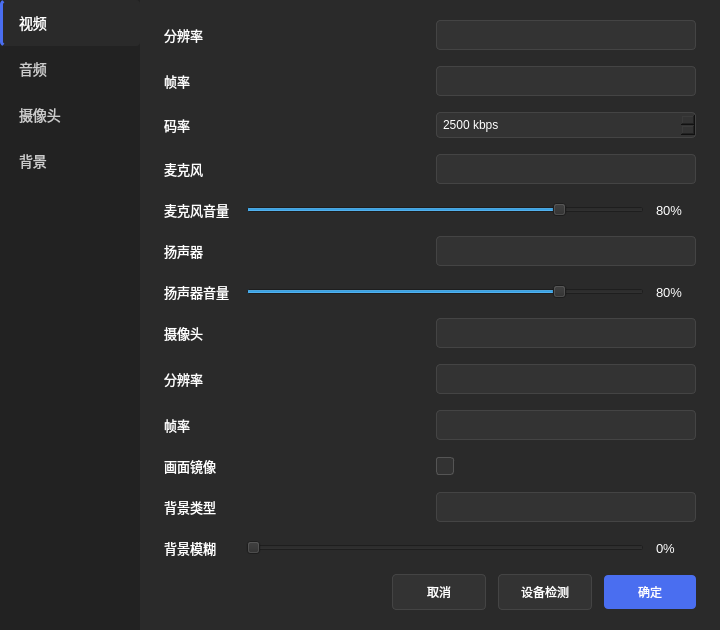
<?xml version="1.0" encoding="UTF-8"?>
<ui version="4.0">
	<class>SettingsPanel</class>
	<widget class="QDialog" name="SettingsPanel">
		<property name="geometry">
			<rect>
				<x>0</x>
				<y>0</y>
				<width>720</width>
				<height>520</height>
			</rect>
		</property>
		<property name="windowTitle">
			<string>设置</string>
		</property>
		<property name="styleSheet">
			<string notr="true">QDialog { background-color: #2a2a2a; color: #ffffff; }
QWidget { background-color: #2a2a2a; color: #ffffff; }
QLabel { color: #ffffff; }
QCheckBox { color: #ffffff; }
QCheckBox::indicator { width: 16px; height: 16px; border: 1px solid #555555; border-radius: 3px; background-color: #333333; }
QCheckBox::indicator:checked { background-color: #4a6ef0; border-color: #4a6ef0; }
QSpinBox { background-color: #333333; color: #ffffff; border: 1px solid #444444; border-radius: 4px; padding: 4px; }
QComboBox { background-color: #333333; color: #ffffff; border: 1px solid #444444; border-radius: 4px; padding: 6px; min-width: 120px; combobox-popup: 0; }
QComboBox::drop-down { width: 20px; border: none; }
QComboBox::down-arrow { image: url(:/images/Frame_Tri.png); width: 10px; height: 10px; }
QPushButton { background-color: #333333; color: #ffffff; border: 1px solid #444444; border-radius: 4px; padding: 8px 16px; min-width: 60px; }
QPushButton:hover { background-color: #444444; border-color: #4a6ef0; }
QPushButton:pressed { background-color: #555555; }
QPushButton:checked { background-color: #4a6ef0; border-color: #4a6ef0; }
#navWidget { background-color: #222222; }
#navWidget QPushButton { background-color: transparent; color: #cccccc; border: none; border-left: 3px solid transparent; text-align: left; padding: 12px 16px; font-size: 14px; }
#navWidget QPushButton:hover { background-color: #333333; color: #ffffff; }
#navWidget QPushButton:checked { background-color: #2a2a2a; color: #ffffff; border-left-color: #4a6ef0; }
#contentWidget { background-color: #2a2a2a; }
#contentWidget QLabel { font-size: 13px; }</string>
		</property>
		<layout class="QHBoxLayout" name="horizontalLayout_main">
			<property name="spacing">
				<number>0</number>
			</property>
			<property name="leftMargin">
				<number>0</number>
			</property>
			<property name="topMargin">
				<number>0</number>
			</property>
			<property name="rightMargin">
				<number>0</number>
			</property>
			<property name="bottomMargin">
				<number>0</number>
			</property>
			<item>
				<widget class="QWidget" name="navWidget" native="true">
					<property name="minimumSize">
						<size>
							<width>140</width>
							<height>0</height>
						</size>
					</property>
					<property name="maximumSize">
						<size>
							<width>160</width>
							<height>16777215</height>
						</size>
					</property>
					<layout class="QVBoxLayout" name="verticalLayout_nav">
						<property name="spacing">
							<number>0</number>
						</property>
						<property name="leftMargin">
							<number>0</number>
						</property>
						<property name="topMargin">
							<number>0</number>
						</property>
						<property name="rightMargin">
							<number>0</number>
						</property>
						<property name="bottomMargin">
							<number>0</number>
						</property>
						<item>
							<widget class="QPushButton" name="pushButton_video">
								<property name="text">
									<string>视频</string>
								</property>
								<property name="checkable">
									<bool>true</bool>
								</property>
								<property name="checked">
									<bool>true</bool>
								</property>
							</widget>
						</item>
						<item>
							<widget class="QPushButton" name="pushButton_audio">
								<property name="text">
									<string>音频</string>
								</property>
								<property name="checkable">
									<bool>true</bool>
								</property>
							</widget>
						</item>
						<item>
							<widget class="QPushButton" name="pushButton_camera">
								<property name="text">
									<string>摄像头</string>
								</property>
								<property name="checkable">
									<bool>true</bool>
								</property>
							</widget>
						</item>
						<item>
							<widget class="QPushButton" name="pushButton_background">
								<property name="text">
									<string>背景</string>
								</property>
								<property name="checkable">
									<bool>true</bool>
								</property>
							</widget>
						</item>
						<item>
							<spacer name="verticalSpacer_nav">
								<property name="orientation">
									<enum>Qt::Vertical</enum>
								</property>
								<property name="sizeHint" stdset="0">
									<size>
										<width>20</width>
										<height>40</height>
									</size>
								</property>
							</spacer>
						</item>
					</layout>
				</widget>
			</item>
			<item>
				<widget class="QWidget" name="contentWidget" native="true">
					<layout class="QVBoxLayout" name="verticalLayout_content">
						<property name="spacing">
							<number>16</number>
						</property>
						<property name="leftMargin">
							<number>24</number>
						</property>
						<property name="topMargin">
							<number>20</number>
						</property>
						<property name="rightMargin">
							<number>24</number>
						</property>
						<property name="bottomMargin">
							<number>20</number>
						</property>
						<item>
							<widget class="QWidget" name="page_video" native="true">
								<layout class="QVBoxLayout" name="verticalLayout_video">
									<property name="spacing">
										<number>16</number>
									</property>
									<property name="leftMargin">
										<number>0</number>
									</property>
									<property name="topMargin">
										<number>0</number>
									</property>
									<property name="rightMargin">
										<number>0</number>
									</property>
									<property name="bottomMargin">
										<number>0</number>
									</property>
									<item>
										<layout class="QHBoxLayout" name="horizontalLayout_video">
											<property name="spacing">
												<number>12</number>
											</property>
											<item>
												<widget class="QLabel" name="label_video">
													<property name="text">
														<string>分辨率</string>
													</property>
													<property name="minimumSize">
														<size>
															<width>70</width>
															<height>0</height>
														</size>
													</property>
												</widget>
											</item>
											<item>
												<widget class="QComboBox" name="comboBox_video"/>
											</item>
										</layout>
									</item>
									<item>
										<layout class="QHBoxLayout" name="horizontalLayout_fps">
											<property name="spacing">
												<number>12</number>
											</property>
											<item>
												<widget class="QLabel" name="label_fps">
													<property name="text">
														<string>帧率</string>
													</property>
													<property name="minimumSize">
														<size>
															<width>70</width>
															<height>0</height>
														</size>
													</property>
												</widget>
											</item>
											<item>
												<widget class="QComboBox" name="comboBox_fps"/>
											</item>
										</layout>
									</item>
									<item>
										<layout class="QHBoxLayout" name="horizontalLayout_bitrate">
											<property name="spacing">
												<number>12</number>
											</property>
											<item>
												<widget class="QLabel" name="label_bitrate">
													<property name="text">
														<string>码率</string>
													</property>
													<property name="minimumSize">
														<size>
															<width>70</width>
															<height>0</height>
														</size>
													</property>
												</widget>
											</item>
											<item>
												<widget class="QSpinBox" name="spinBox_bitrate">
													<property name="minimum">
														<number>200</number>
													</property>
													<property name="maximum">
														<number>50000</number>
													</property>
													<property name="value">
														<number>2500</number>
													</property>
													<property name="suffix">
														<string> kbps</string>
													</property>
												</widget>
											</item>
										</layout>
									</item>
								</layout>
							</widget>
						</item>
						<item>
							<widget class="QWidget" name="page_audio" native="true">
								<layout class="QVBoxLayout" name="verticalLayout_audio">
									<property name="spacing">
										<number>16</number>
									</property>
									<property name="leftMargin">
										<number>0</number>
									</property>
									<property name="topMargin">
										<number>0</number>
									</property>
									<property name="rightMargin">
										<number>0</number>
									</property>
									<property name="bottomMargin">
										<number>0</number>
									</property>
									<item>
										<layout class="QHBoxLayout" name="horizontalLayout_mic">
											<property name="spacing">
												<number>12</number>
											</property>
											<item>
												<widget class="QLabel" name="label_mic">
													<property name="text">
														<string>麦克风</string>
													</property>
													<property name="minimumSize">
														<size>
															<width>70</width>
															<height>0</height>
														</size>
													</property>
												</widget>
											</item>
											<item>
												<widget class="QComboBox" name="comboBox_mic"/>
											</item>
										</layout>
									</item>
									<item>
										<layout class="QHBoxLayout" name="horizontalLayout_micVolume">
											<property name="spacing">
												<number>12</number>
											</property>
											<item>
												<widget class="QLabel" name="label_micVolume">
													<property name="text">
														<string>麦克风音量</string>
													</property>
													<property name="minimumSize">
														<size>
															<width>70</width>
															<height>0</height>
														</size>
													</property>
												</widget>
											</item>
											<item>
												<widget class="QSlider" name="slider_micVolume">
													<property name="minimum">
														<number>0</number>
													</property>
													<property name="maximum">
														<number>100</number>
													</property>
													<property name="value">
														<number>80</number>
													</property>
													<property name="orientation">
														<enum>Qt::Horizontal</enum>
													</property>
													<property name="tickPosition">
														<enum>QSlider::NoTicks</enum>
													</property>
												</widget>
											</item>
											<item>
												<widget class="QLabel" name="label_micVolumeValue">
													<property name="text">
														<string>80%</string>
													</property>
													<property name="minimumSize">
														<size>
															<width>40</width>
															<height>0</height>
														</size>
													</property>
												</widget>
											</item>
										</layout>
									</item>
									<item>
										<layout class="QHBoxLayout" name="horizontalLayout_speaker">
											<property name="spacing">
												<number>12</number>
											</property>
											<item>
												<widget class="QLabel" name="label_speaker">
													<property name="text">
														<string>扬声器</string>
													</property>
													<property name="minimumSize">
														<size>
															<width>70</width>
															<height>0</height>
														</size>
													</property>
												</widget>
											</item>
											<item>
												<widget class="QComboBox" name="comboBox_speaker"/>
											</item>
										</layout>
									</item>
									<item>
										<layout class="QHBoxLayout" name="horizontalLayout_speakerVolume">
											<property name="spacing">
												<number>12</number>
											</property>
											<item>
												<widget class="QLabel" name="label_speakerVolume">
													<property name="text">
														<string>扬声器音量</string>
													</property>
													<property name="minimumSize">
														<size>
															<width>70</width>
															<height>0</height>
														</size>
													</property>
												</widget>
											</item>
											<item>
												<widget class="QSlider" name="slider_speakerVolume">
													<property name="minimum">
														<number>0</number>
													</property>
													<property name="maximum">
														<number>100</number>
													</property>
													<property name="value">
														<number>80</number>
													</property>
													<property name="orientation">
														<enum>Qt::Horizontal</enum>
													</property>
													<property name="tickPosition">
														<enum>QSlider::NoTicks</enum>
													</property>
												</widget>
											</item>
											<item>
												<widget class="QLabel" name="label_speakerVolumeValue">
													<property name="text">
														<string>80%</string>
													</property>
													<property name="minimumSize">
														<size>
															<width>40</width>
															<height>0</height>
														</size>
													</property>
												</widget>
											</item>
										</layout>
									</item>
								</layout>
							</widget>
						</item>
						<item>
							<widget class="QWidget" name="page_camera" native="true">
								<layout class="QVBoxLayout" name="verticalLayout_camera">
									<property name="spacing">
										<number>16</number>
									</property>
									<property name="leftMargin">
										<number>0</number>
									</property>
									<property name="topMargin">
										<number>0</number>
									</property>
									<property name="rightMargin">
										<number>0</number>
									</property>
									<property name="bottomMargin">
										<number>0</number>
									</property>
									<item>
										<layout class="QHBoxLayout" name="horizontalLayout_camera">
											<property name="spacing">
												<number>12</number>
											</property>
											<item>
												<widget class="QLabel" name="label_camera">
													<property name="text">
														<string>摄像头</string>
													</property>
													<property name="minimumSize">
														<size>
															<width>70</width>
															<height>0</height>
														</size>
													</property>
												</widget>
											</item>
											<item>
												<widget class="QComboBox" name="comboBox_camera"/>
											</item>
										</layout>
									</item>
									<item>
										<layout class="QHBoxLayout" name="horizontalLayout_camResolution">
											<property name="spacing">
												<number>12</number>
											</property>
											<item>
												<widget class="QLabel" name="label_camResolution">
													<property name="text">
														<string>分辨率</string>
													</property>
													<property name="minimumSize">
														<size>
															<width>70</width>
															<height>0</height>
														</size>
													</property>
												</widget>
											</item>
											<item>
												<widget class="QComboBox" name="comboBox_camResolution"/>
											</item>
										</layout>
									</item>
									<item>
										<layout class="QHBoxLayout" name="horizontalLayout_camFps">
											<property name="spacing">
												<number>12</number>
											</property>
											<item>
												<widget class="QLabel" name="label_camFps">
													<property name="text">
														<string>帧率</string>
													</property>
													<property name="minimumSize">
														<size>
															<width>70</width>
															<height>0</height>
														</size>
													</property>
												</widget>
											</item>
											<item>
												<widget class="QComboBox" name="comboBox_camFps"/>
											</item>
										</layout>
									</item>
									<item>
										<layout class="QHBoxLayout" name="horizontalLayout_mirror">
											<property name="spacing">
												<number>12</number>
											</property>
											<item>
												<widget class="QLabel" name="label_mirror">
													<property name="text">
														<string>画面镜像</string>
													</property>
													<property name="minimumSize">
														<size>
															<width>70</width>
															<height>0</height>
														</size>
													</property>
												</widget>
											</item>
											<item>
												<widget class="QCheckBox" name="checkBox_mirror"/>
											</item>
										</layout>
									</item>
								</layout>
							</widget>
						</item>
						<item>
							<widget class="QWidget" name="page_background" native="true">
								<layout class="QVBoxLayout" name="verticalLayout_background">
									<property name="spacing">
										<number>16</number>
									</property>
									<property name="leftMargin">
										<number>0</number>
									</property>
									<property name="topMargin">
										<number>0</number>
									</property>
									<property name="rightMargin">
										<number>0</number>
									</property>
									<property name="bottomMargin">
										<number>0</number>
									</property>
									<item>
										<layout class="QHBoxLayout" name="horizontalLayout_bgType">
											<property name="spacing">
												<number>12</number>
											</property>
											<item>
												<widget class="QLabel" name="label_bgType">
													<property name="text">
														<string>背景类型</string>
													</property>
													<property name="minimumSize">
														<size>
															<width>70</width>
															<height>0</height>
														</size>
													</property>
												</widget>
											</item>
											<item>
												<widget class="QComboBox" name="comboBox_bgType"/>
											</item>
										</layout>
									</item>
									<item>
										<layout class="QHBoxLayout" name="horizontalLayout_bgBlur">
											<property name="spacing">
												<number>12</number>
											</property>
											<item>
												<widget class="QLabel" name="label_bgBlur">
													<property name="text">
														<string>背景模糊</string>
													</property>
													<property name="minimumSize">
														<size>
															<width>70</width>
															<height>0</height>
														</size>
													</property>
												</widget>
											</item>
											<item>
												<widget class="QSlider" name="slider_bgBlur">
													<property name="minimum">
														<number>0</number>
													</property>
													<property name="maximum">
														<number>100</number>
													</property>
													<property name="value">
														<number>0</number>
													</property>
													<property name="orientation">
														<enum>Qt::Horizontal</enum>
													</property>
													<property name="tickPosition">
														<enum>QSlider::NoTicks</enum>
													</property>
												</widget>
											</item>
											<item>
												<widget class="QLabel" name="label_bgBlurValue">
													<property name="text">
														<string>0%</string>
													</property>
													<property name="minimumSize">
														<size>
															<width>40</width>
															<height>0</height>
														</size>
													</property>
												</widget>
											</item>
										</layout>
									</item>
								</layout>
							</widget>
						</item>
						<item>
							<spacer name="verticalSpacer_content">
								<property name="orientation">
									<enum>Qt::Vertical</enum>
								</property>
								<property name="sizeHint" stdset="0">
									<size>
										<width>20</width>
										<height>20</height>
									</size>
								</property>
							</spacer>
						</item>
						<item>
							<layout class="QHBoxLayout" name="horizontalLayout_buttons">
								<property name="spacing">
									<number>12</number>
								</property>
								<item>
									<spacer name="horizontalSpacer_buttons">
										<property name="orientation">
											<enum>Qt::Horizontal</enum>
										</property>
										<property name="sizeHint" stdset="0">
											<size>
												<width>40</width>
												<height>20</height>
											</size>
										</property>
									</spacer>
								</item>
								<item>
									<widget class="QPushButton" name="pushButton_cancel">
										<property name="text">
											<string>取消</string>
										</property>
									</widget>
								</item>
								<item>
									<widget class="QPushButton" name="pushButton_checkDevice">
										<property name="text">
											<string>设备检测</string>
										</property>
										<property name="toolTip">
											<string>检测摄像头、麦克风和网络连接</string>
										</property>
									</widget>
								</item>
								<item>
									<widget class="QPushButton" name="pushButton_ok">
										<property name="text">
											<string>确定</string>
										</property>
										<property name="styleSheet">
											<string notr="true">background-color: #4a6ef0; color: white; border: none;</string>
										</property>
									</widget>
								</item>
							</layout>
						</item>
					</layout>
				</widget>
			</item>
		</layout>
	</widget>
	<resources/>
	<connections/>
</ui>
